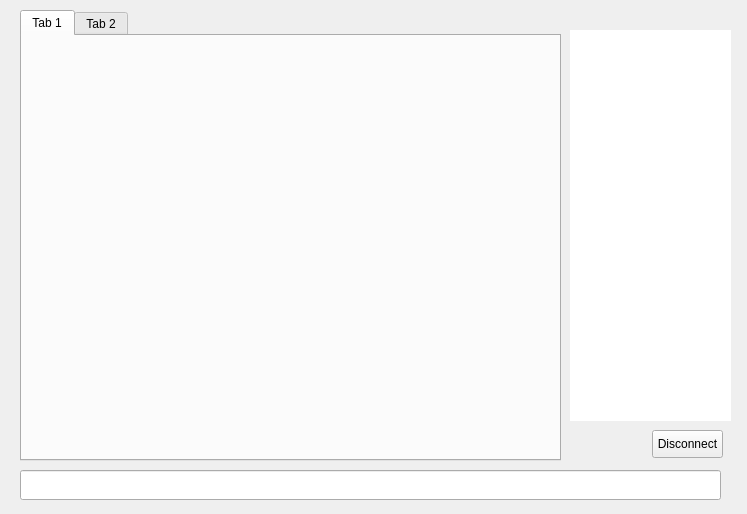
<?xml version="1.0" encoding="UTF-8"?>
<ui version="4.0">
 <class>ChatWindowClass</class>
 <widget class="QWidget" name="ChatWindowClass">
  <property name="geometry">
   <rect>
    <x>0</x>
    <y>0</y>
    <width>747</width>
    <height>514</height>
   </rect>
  </property>
  <widget class="QWidget" name="widget_2" native="true">
   <property name="geometry">
    <rect>
     <x>0</x>
     <y>0</y>
     <width>741</width>
     <height>511</height>
    </rect>
   </property>
   <widget class="QWidget" name="splitter" native="true">
    <property name="enabled">
     <bool>true</bool>
    </property>
    <property name="geometry">
     <rect>
      <x>10</x>
      <y>10</y>
      <width>721</width>
      <height>501</height>
     </rect>
    </property>
    <property name="styleSheet">
     <string notr="true"/>
    </property>
    <widget class="QTabWidget" name="tab">
     <property name="geometry">
      <rect>
       <x>10</x>
       <y>0</y>
       <width>541</width>
       <height>451</height>
      </rect>
     </property>
     <property name="styleSheet">
      <string notr="true"/>
     </property>
     <property name="tabShape">
      <enum>QTabWidget::Rounded</enum>
     </property>
     <property name="currentIndex">
      <number>0</number>
     </property>
     <property name="tabsClosable">
      <bool>false</bool>
     </property>
     <widget class="QWidget" name="widget_4">
      <attribute name="title">
       <string>Tab 1</string>
      </attribute>
     </widget>
     <widget class="QWidget" name="tab_5">
      <attribute name="title">
       <string>Tab 2</string>
      </attribute>
     </widget>
    </widget>
    <widget class="QLineEdit" name="lineEdit">
     <property name="geometry">
      <rect>
       <x>10</x>
       <y>460</y>
       <width>701</width>
       <height>30</height>
      </rect>
     </property>
     <property name="sizePolicy">
      <sizepolicy hsizetype="Fixed" vsizetype="Fixed">
       <horstretch>0</horstretch>
       <verstretch>0</verstretch>
      </sizepolicy>
     </property>
     <property name="maximumSize">
      <size>
       <width>16777215</width>
       <height>30</height>
      </size>
     </property>
    </widget>
    <widget class="QListView" name="userView">
     <property name="geometry">
      <rect>
       <x>560</x>
       <y>20</y>
       <width>161</width>
       <height>391</height>
      </rect>
     </property>
     <property name="minimumSize">
      <size>
       <width>0</width>
       <height>300</height>
      </size>
     </property>
     <property name="styleSheet">
      <string notr="true">border-radius:10px;</string>
     </property>
    </widget>
    <widget class="QPushButton" name="disconnect">
     <property name="geometry">
      <rect>
       <x>642</x>
       <y>420</y>
       <width>71</width>
       <height>28</height>
      </rect>
     </property>
     <property name="text">
      <string>Disconnect</string>
     </property>
    </widget>
   </widget>
   <widget class="QWidget" name="hide3" native="true">
    <property name="geometry">
     <rect>
      <x>10</x>
      <y>10</y>
      <width>731</width>
      <height>501</height>
     </rect>
    </property>
    <widget class="QWidget" name="layoutWidget">
     <property name="geometry">
      <rect>
       <x>10</x>
       <y>20</y>
       <width>250</width>
       <height>27</height>
      </rect>
     </property>
     <layout class="QHBoxLayout" name="hide1">
      <property name="spacing">
       <number>7</number>
      </property>
      <item>
       <widget class="QLabel" name="label_9">
        <property name="font">
         <font>
          <family>Open Sans,sans-serif</family>
         </font>
        </property>







       </widget>
      </item>
      <item>
       <spacer name="horizontalSpacer_4">
        <property name="orientation">
         <enum>Qt::Horizontal</enum>
        </property>
        <property name="sizeHint" stdset="0">
         <size>
          <width>40</width>
          <height>20</height>
         </size>
        </property>
       </spacer>
      </item>
     </layout>
    </widget>
    <widget class="QLabel" name="label">
     <property name="geometry">
      <rect>
       <x>40</x>
       <y>280</y>
       <width>111</width>
       <height>101</height>
      </rect>
     </property>
     <property name="text">
      <string>&lt;html&gt;&lt;head/&gt;&lt;body&gt;&lt;p align=&quot;center&quot;&gt;&lt;a href=https://twitter.com/DigitalVape style=&quot; text-decoration: underline; color:#0000ff;&quot;&gt;&lt;img src=&quot;:/icons/twitter&quot;/&gt;&lt;/span&gt;&lt;/a&gt;&lt;/p&gt;&lt;/body&gt;&lt;/html&gt;</string>
     </property>
     <property name="margin">
      <number>5</number>
     </property>
     <property name="openExternalLinks">
      <bool>true</bool>
     </property>
    </widget>
    <widget class="QLabel" name="label_3">
     <property name="geometry">
      <rect>
       <x>180</x>
       <y>280</y>
       <width>101</width>
       <height>101</height>
      </rect>
     </property>
     <property name="text">
      <string>&lt;html&gt;&lt;head/&gt;&lt;body&gt;&lt;p&gt;&lt;a href=https://www.facebook.com/pages/Vape-Digital/303089963215486 style=&quot; text-decoration: underline; color:#0000ff;&quot;&gt;&lt;img src=&quot;:/icons/face&quot;/&gt;&lt;/span&gt;&lt;/a&gt;&lt;/p&gt;&lt;/body&gt;&lt;/html&gt;</string>
     </property>
     <property name="openExternalLinks">
      <bool>true</bool>
     </property>
    </widget>
    

 

 

    


    </widget>
    <widget class="QLabel" name="label_10">
     <property name="geometry">
      <rect>
       <x>100</x>
       <y>130</y>
       <width>121</width>
       <height>16</height>
      </rect>
     </property>
    




    </widget>
   </widget>
  </widget>
  


 <layoutdefault spacing="6" margin="11"/>
 <resources/>
 <connections/>
</ui>
